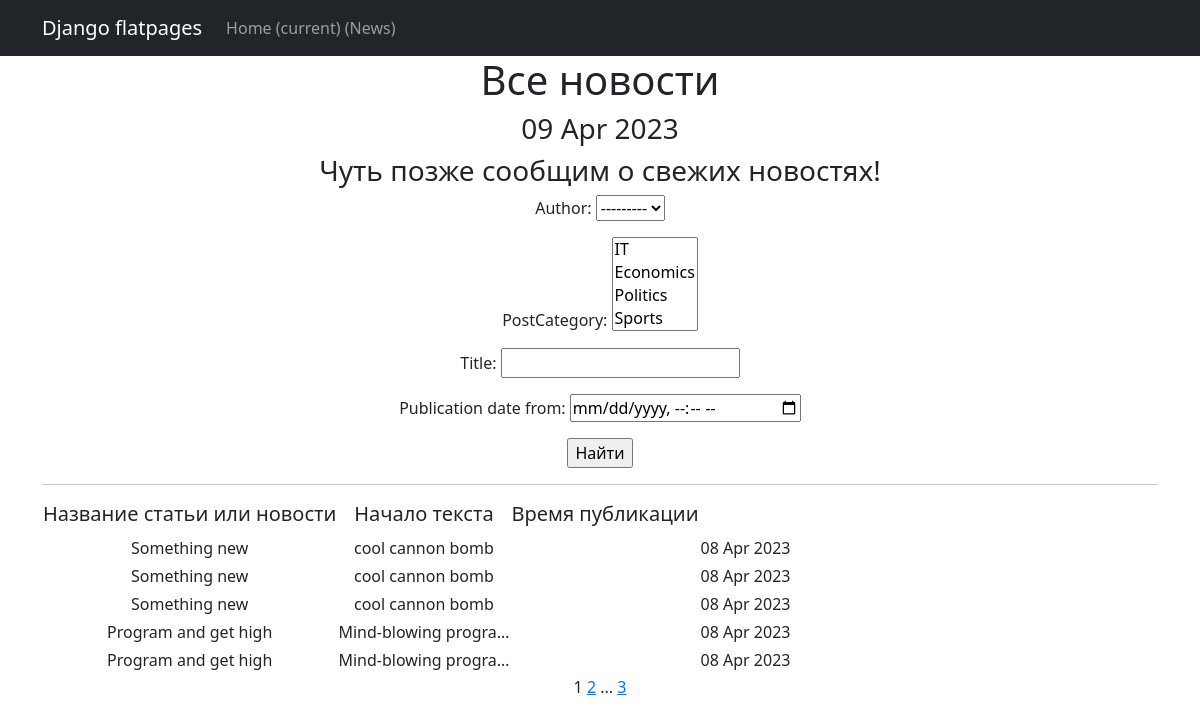
Page /news/ on the committed database.
### news/models.py (models this page shows, shortened)
class Post(models.Model):
    author = models.ForeignKey(Author, on_delete=models.CASCADE)
    NEWS = 'NW'
    ARTICLE = 'AR'
    CATEGORY_CHOICES = (
        (NEWS, 'Новость'),
        (ARTICLE, 'Статья'),
    )
    categoryType = models.CharField(max_length=2, choices=CATEGORY_CHOICES, default=ARTICLE)
    dateCreation = models.DateTimeField(auto_now_add=True)
    postCategory = models.ManyToManyField(Category, through='PostCategory')
    title = models.CharField(max_length=128)
    text = models.TextField()
    rating = models.SmallIntegerField(default=0)

### news/views.py (the view)
# urls.py: path('', PostsList.as_view(), name='post_list'),
class PostsList(ListView):
    model = Post
    ordering = '-dateCreation'
    template_name = 'news_1.html'
    context_object_name = 'news'
    paginate_by = 5
    def get_queryset(self):
        queryset = super().get_queryset()
        self.filterset = PostFilter(self.request.GET, queryset)
        return self.filterset.qs
    def get_context_data(self, **kwargs):
        context = super().get_context_data(**kwargs)
        context['time_now'] = datetime.utcnow()
        context['next_post'] = None
        context['filterset'] = self.filterset
        return context

### news/models.py (called while the page is built)
    def __str__(self):
        return f'{self.authorUser.username}'

    def __str__(self):
        return f'{self.name}'

### news/templatetags/custom_filters.py (called while the page is built)
@register.filter()
def censor(value):
    bad_words = ['idiot', 'stupid', 'donkey', 'Stupid']
    if not isinstance(value, str):
        raise TypeError(f"unresolved type '{type(value)}' expected  type 'str'")
    for word in value.split():
        if word.lower() in bad_words:
            value = value.replace(word, f"{word[0]}{'*' * (len(word) - 1)}")
    return value

### templates/news_1.html (shortened to what this page needs)
{% extends 'flatpages/default.html' %}
{% load custom_filters %}
{% block content %}
    <h1>Все новости</h1>
    <h3>{{ time_now|date:'d M Y' }}</h3>
    <h3> {{ next_post|default_if_none:"Чуть позже сообщим о свежих новостях!" }} </h3>
<form action="" method="get">
    {{ filterset.form.as_p }}
    <input type="submit" value="Найти" />
</form>
<hr>
    {% if news %}
<table>
    <td><h5>Название статьи или новости</h5></td>
    <td><h5>Начало текста</h5></td>
    <td><h5>Время публикации</h5></td>
    {% for post in news %}
    <tr>
        <td>{{ post.title }}</td>
        <td>{{ post.text|censor|truncatechars:20 }}</td>
        <td>{{ post.categoryPost }}</td>
        <td>{{ post.dateCreation|date:'d M Y ' }}</td>
    </tr>
    <td>
    </td>
    <tr>
        {% endfor %}
    </tr>
</table>
    {% else %}
       <h2>Свежих новостей нет!</h2>
   {% endif %}
   {{ page_obj.number }}
   {% if page_obj.has_next %}
       <a href=>{{ page_obj.next_page_number }}</a>
       {% if paginator.num_pages != page_obj.next_page_number %}
           ...
           <a href=>{{ page_obj.paginator.num_pages }}</a>
       {% endif %}
   {% endif %}
{% endblock content %}

### templates/flatpages/default.html (shortened to what this page needs)
<!DOCTYPE html>
<html lang="en">
    <head>
        {% load static %}
        <link href="{% static 'css/styles.css' %}" rel="stylesheet" />
    </head>
    <body>
        <nav class="navbar navbar-expand-lg navbar-dark bg-dark static-top">
          <div class="container">
               <a class="navbar-brand" href="#">Django flatpages</a>
               <div class="collapse navbar-collapse" id="navbarResponsive">
                   <ul class="navbar-nav ml-auto">
                       <li class="nav-item active">
                             <a class="nav-link" href="#">Home
                                 <span class="sr-only">(current)</span>
                                 <span class="sr-only">(News)</span>
                             </a>
                  </ul>
               </div>
         </div>
        </nav>
        <div class="container">
            <div class="row">
                <div class="col-lg-12 text-center">
                    {% block content %}{% endblock content %}
                </div>
            </div>
        </div>
    </body>
</html>

### rows in the picture
Post: title "Something new", text|censor "cool cannon bomb", dateCreation "08 Apr 2023"
Post: title "Something new", text|censor "cool cannon bomb", dateCreation "08 Apr 2023"
Post: title "Something new", text|censor "cool cannon bomb", dateCreation "08 Apr 2023"
Post: title "Program and get high", text|censor "Mind-blowing progra…", dateCreation "08 Apr 2023"
Post: title "Program and get high", text|censor "Mind-blowing progra…", dateCreation "08 Apr 2023"

### other values in the picture
{{ time_now|date:'d M Y' }} "09 Apr 2023"
{{ next_post|default_if_none:"Чуть позже сообщим о свежих новостях!" }} "Чуть позже сообщим о свежих новостях!"
{{ page_obj.number }} "1"
{{ page_obj.next_page_number }} "2"
{{ page_obj.paginator.num_pages }} "3"
